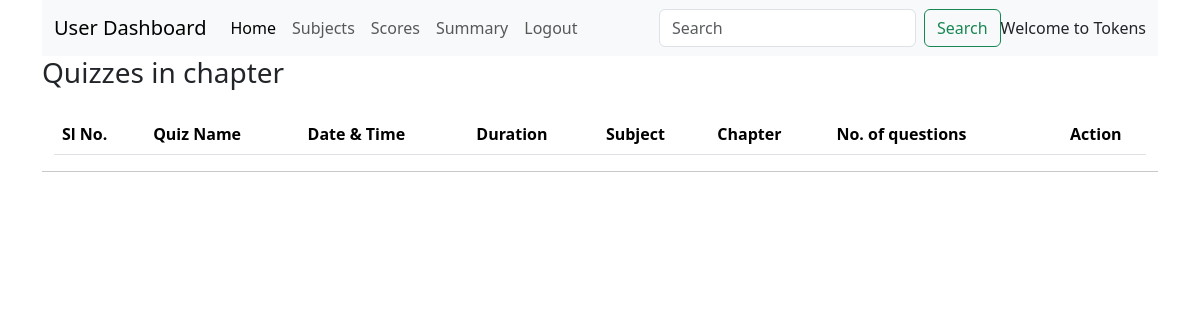
The app's page /explore_subject/2/4/Tokens, older data.
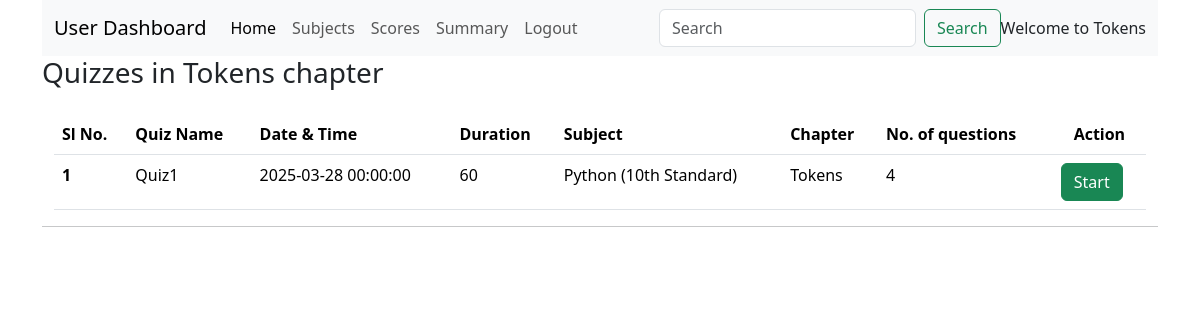
The same page, newer data.
### backend/models.py (models this page shows)
class Chapter(db.Model):
  __tablename__="chapter"
  ch_id=db.Column(db.Integer, primary_key=True, nullable=False)
  subject_id=db.Column(db.Integer, db.ForeignKey("subject.sub_id"), nullable=False)
  name=db.Column(db.String, nullable=False)
  description=db.Column(db.String)
  quizes=db.relationship("Quiz", cascade="all,delete", backref="chapter", lazy=True)

class Quiz(db.Model):
  __tablename__="quiz"
  q_id=db.Column(db.Integer, primary_key=True, nullable=False)
  name=db.Column(db.String, nullable=False)
  chapter_id=db.Column(db.Integer, db.ForeignKey("chapter.ch_id"), nullable=False)
  date_of_quiz=db.Column(db.DateTime, nullable=False, default=datetime.now())
  time_duration=db.Column(db.Integer, nullable=True, default=60)
  remarks=db.Column(db.String)
  questions=db.relationship("Question", cascade="all,delete", backref="quiz", lazy=True)
  scores=db.relationship("Scores", cascade="all,delete", backref="quiz", lazy=True)

class Subject(db.Model):
  __tablename__="subject"
  sub_id=db.Column(db.Integer, primary_key=True, nullable=False)
  name=db.Column(db.String, nullable=False)
  description=db.Column(db.String)
  chapters=db.relationship("Chapter", cascade="all,delete", backref="subject", lazy=True)

### backend/controllers.py (the view)
@app.route('/explore_subject/<int:subject_id>/<int:chapter_id>/<string:name>')
def quiz_for_quizzes( subject_id, chapter_id, name):
  quizzes= db.session.query(Quiz).filter(Quiz.chapter_id == chapter_id).all()
  chapter = db.session.query(Chapter).filter(Chapter.ch_id == chapter_id).first()
  return render_template('user_quizzes.html', chapter=chapter, quizzes=quizzes, name=name)

### templates/user_quizzes.html (shortened to what this page needs)
<!DOCTYPE html>
<html lang="en">
<head>
  <link href="https://cdn.jsdelivr.net/npm/bootstrap@5.3.3/dist/css/bootstrap.min.css" rel="stylesheet">
  <link href="https://cdn.jsdelivr.net/npm/bootstrap-icons/font/bootstrap-icons.css" rel="stylesheet">
  <link href="/static/style/user_dashboard.css" rel="stylesheet">
</head>
<body>
  <div class="container new-container">
    <nav class="navbar navbar-expand-lg bg-body-tertiary">
      <div class="container-fluid">
        <a class="navbar-brand" href="#">User Dashboard</a>
        <div class="collapse navbar-collapse" id="navbarSupportedContent">
          <ul class="navbar-nav me-auto mb-2 mb-lg-0">
            <li class="nav-item">
              <a class="nav-link active" aria-current="page" href="/user_dashboard/{{name}}">Home</a>
            </li>
            <li class="nav-item">
              <a class="nav-link" href="/explore_subject/{{name}}">Subjects</a>
            </li>
            <li class="nav-item">
              <a class="nav-link" href="/score/{{name}}">Scores</a>
            </li>
            <li class="nav-item">
              <a class="nav-link" href="#">Summary</a>
            </li>
            <li class="nav-item">
              <a class="nav-link" onclick="window.location.href='/'">Logout</a>
            </li>
          </ul>
          <form class="d-flex" role="search" method="POST" action="">
            <input class="form-control me-2" type="search" placeholder="Search" aria-label="Search">
            <button class="btn btn-outline-success" type="submit">Search</button>
          </form>
          <span class="nav=text">
            Welcome to {{name}}
          </span>
        </div>
      </div>
    </nav>
    <h3>Quizzes in {{chapter.name}} chapter</h3>
    <div class="container new-container">
      <table class="table table-striped">
        <table class="table">
          <thead>
            <tr>
              <th scope="col">Sl No.</th>
              <th scope="col">Quiz Name</th>
              <th scope="col">Date & Time </th>
              <th scope="col">Duration</th>
              <th scope="col">Subject</th>
              <th scope="col">Chapter</th>
              <th scope="col">No. of questions</th>
              <th scope="col" class="text-center">Action</th>
            </tr>
          </thead>
          <tbody>
            {% for quiz in quizzes %}
            <tr>
              <th scope="row">{{loop.index}}</th>
              <td >{{quiz.name}}</td>
              <td >{{quiz.date_of_quiz}}</td>
              <td >{{quiz.time_duration}}</td>
              <td >{{quiz.chapter.subject.name}}</td>
              <td >{{quiz.chapter.name}}</td>
              <td>{{quiz.questions | length}}</td>
              <td><a href="/attempt_quiz/{{quiz.q_id}}/{{name}}" type="button" class="btn btn-success">Start</a>
              {% endfor %}
            </tr>
          </tbody>
        </table>
      </table>
    </div>
    <hr />
  </div>
</body>
</html>

Row changes from the older to the newer data that the page shows:
added Chapter: name "Tokens"
added Quiz: name "Quiz1", date_of_quiz "2025-03-28 00:00:00", time_duration "60", chapter.subject.name "Python (10th Standard)", chapter.name "Tokens", questions|length "4"
